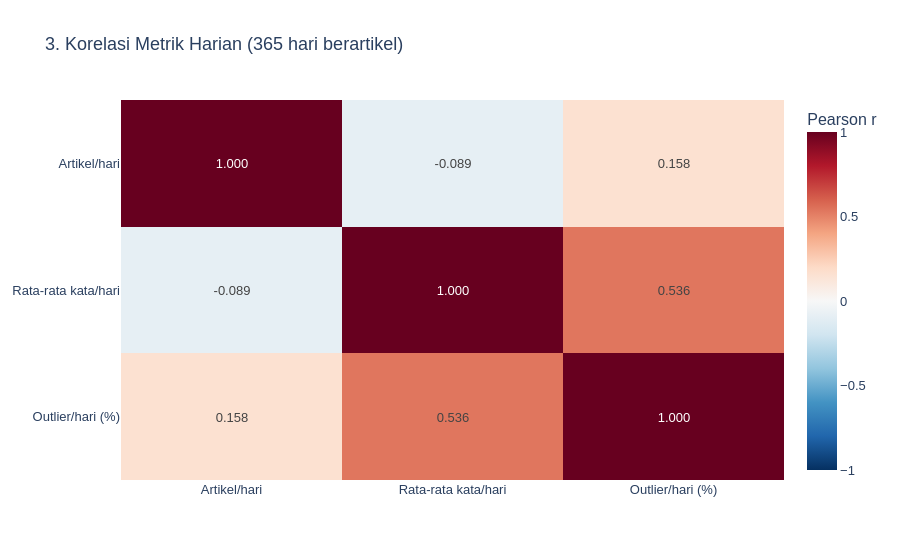

The code cell stored with this chart in its notebook:
### Markdown cell above
### Visualisasi 3: Korelasi Antarvariabel Numerik

Heatmap Pearson memakai satu observasi per hari yang memiliki artikel: volume,
rata-rata jumlah kata, dan persentase outlier. Tidak ada sampling artikel.
Koefisien berada pada −1 sampai 1; null berarti korelasi tidak dapat dihitung.
Hubungan ini bersifat deskriptif pada tingkat hari, bukan artikel, dan dapat
dipengaruhi komposisi sumber serta autokorelasi waktu. Tidak dilakukan uji kausal
atau klaim signifikansi statistik. Rata-rata panjang dan flag outlier sama-sama
diturunkan dari panjang teks sehingga hubungan keduanya perlu dibaca hati-hati.

### Code cell
correlation_columns = ['artikel', 'mean_words', 'outlier_percent']
correlation_labels = ['Artikel/hari', 'Rata-rata kata/hari', 'Outlier/hari (%)']
correlation_days = daily.loc[daily['ada_artikel'], correlation_columns].dropna()
correlation = correlation_days.corr(method='pearson')
correlation.to_csv(PROJECT_ROOT / 'output/eda_daily_correlation.csv', index_label='variabel')
volume_length_r = float(correlation.loc['artikel', 'mean_words'])
fig3 = px.imshow(correlation.to_numpy(), x=correlation_labels, y=correlation_labels,
                 text_auto='.3f', zmin=-1, zmax=1, color_continuous_midpoint=0,
                 color_continuous_scale='RdBu_r', aspect='auto',
                 labels={'color': 'Pearson r'},
                 title=f'3. Korelasi Metrik Harian ({len(correlation_days)} hari berartikel)')
fig3.update_traces(hovertemplate='%{y} vs %{x}<br>Pearson r: %{z:.3f}<extra></extra>')
show_and_save(fig3, '03_daily_correlation')

### Figure 1 — Plotly figure (JSON) as saved in the notebook; plotly's stock layout.template omitted (floating-point values rounded to 4 significant figures)
{"data": [{"coloraxis": "coloraxis", "hovertemplate": "%{y} vs %{x}<br>Pearson r: %{z:.3f}<extra></extra>", "name": "0", "texttemplate": "%{z:.3f}", "type": "heatmap", "x": ["Artikel/hari", "Rata-rata kata/hari", "Outlier/hari (%)"], "xaxis": "x", "y": ["Artikel/hari", "Rata-rata kata/hari", "Outlier/hari (%)"], "yaxis": "y", "z": [[1.0, -0.0894, 0.1577], [-0.0894, 1.0, 0.5364], [0.1577, 0.5364, 1.0]]}], "layout": {"coloraxis": {"cmax": 1, "cmid": 0, "cmin": -1, "colorbar": {"title": {"text": "Pearson r"}}, "colorscale": [[0.0, "rgb(5,48,97)"], [0.1, "rgb(33,102,172)"], [0.2, "rgb(67,147,195)"], [0.3, "rgb(146,197,222)"], [0.4, "rgb(209,229,240)"], [0.5, "rgb(247,247,247)"], [0.6, "rgb(253,219,199)"], [0.7, "rgb(244,165,130)"], [0.8, "rgb(214,96,77)"], [0.9, "rgb(178,24,43)"], [1.0, "rgb(103,0,31)"]]}, "font": {"family": "Arial", "size": 13}, "hovermode": "closest", "title": {"text": "3. Korelasi Metrik Harian (365 hari berartikel)"}, "xaxis": {"anchor": "y", "domain": [0.0, 1.0]}, "yaxis": {"anchor": "x", "autorange": "reversed", "domain": [0.0, 1.0]}}}
